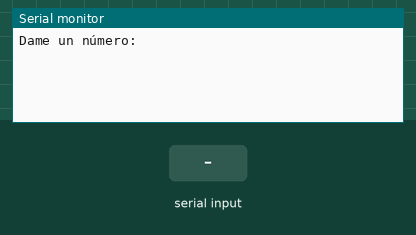
The sketch below on a simulated Arduino Uno, built with avr-gcc and run on an emulated ATmega328P. On the bench: the last lines printed to the serial monitor. The inputs (shaded band) are chosen by the test bench.

Above: at 2.6 s.
2.7 s: "90,45\n" received over Serial
At 3.9 s:
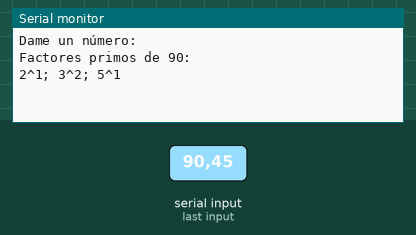
4.2 s: "5\n" received over Serial
At 5.1 s:
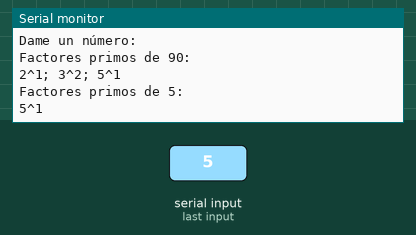
5.7 s: "200\n" received over Serial
At 6.4 s:
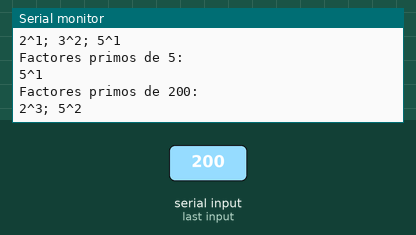

Measured:
- after the input at 2.7 s, the serial monitor: prints a new line at once (image 1)
- after the input at 4.2 s, the serial monitor: prints a new line at once (image 2)
- after the input at 5.7 s, the serial monitor: prints a new line at once (image 3)

The sketch:

practica1_10.ino
```cpp
/*
10. El programa solicita un número entero como entrada y responde indicando todos
los factores primos del número. Por ejemplo, si el número es 8 -> 2^3, si el número es
24 -> 2^3; 3^1
*/
/* IO with Serial clases */
#define MAXBUF 20
char buffer[MAXBUF];
boolean myReadString(int timeout);
void setup() {
  delay(700);
  Serial.begin(9600);
  delay(700);
  Serial.print("Dame un número: \n");
}
void loop(){
  if(myReadString(50)){
    int numero = atoi(buffer);
    Serial.print("Factores primos de ");
    Serial.print(numero);
    Serial.println(":");
    factoresPrimos(numero);
  }
}
//Working on Arduino Uno
boolean myReadString(int timeout) { //ReadString with timeout limit, return true if a string is readed within timeout limits
  static int i=0; //Número de caracteres leidos
  static long tLimit; //Reloj interno de timeout
  static boolean reading=false; //Marca si hay una lectura en curso
  while((Serial.available()>0) && (i<(MAXBUF-1))){ //Hay caracteres disponibles y no hemos desbordado el buffer
    if(!reading){ //First character
      reading=true; //Estamos en un proceso de lectura
      tLimit = millis(); //Ajustamos el reloj de timeout
      i=0; //Iniciamos el índice del buffer
    }
    buffer[i]=Serial.read(); //read next caracter from buffer
    if((buffer[i]=='\n') || (buffer[i]=='\r')){ //Fin de mensaje
      reading = false; //Fin de lectura
      if(i>0){ //No se trata de una linea vacía
        buffer[i] = 0; //Pon la marca de fin de cadena
        return true; //Lectura exitosa
      }
    }
    i=i+1;
    if(millis()-tLimit > timeout){ //Superamos el timeout de la lectura 86uS por caracter a 115200
      Serial.print("TimeOut"); //Mensaje de error
      reading = false; //Fin de lectura
      return false; //Fallo en la lectura
    }
  }
  return false;
}
// Nueva función para calcular y mostrar los factores primos
void factoresPrimos(int numero) {
  for (int i = 2; i <= numero; i++) { // Itera desde 2 hasta el número ingresado
    int exponente = 0; // Inicializa el exponente
    while (numero % i == 0) { // Mientras el número sea divisible por i
      numero /= i; // Divide el número por i
      exponente++; // Incrementa el exponente
    }
    if (exponente > 0) { // Si el exponente es mayor que 0
      Serial.print(i); // Imprime el factor primo
      Serial.print("^"); // Imprime el símbolo de exponente
      Serial.print(exponente); // Imprime el exponente
      if (numero > 1) { // Si el número aún no es 1
        Serial.print("; "); // Imprime un separador
      }
    }
  }
  Serial.println();
}
```
